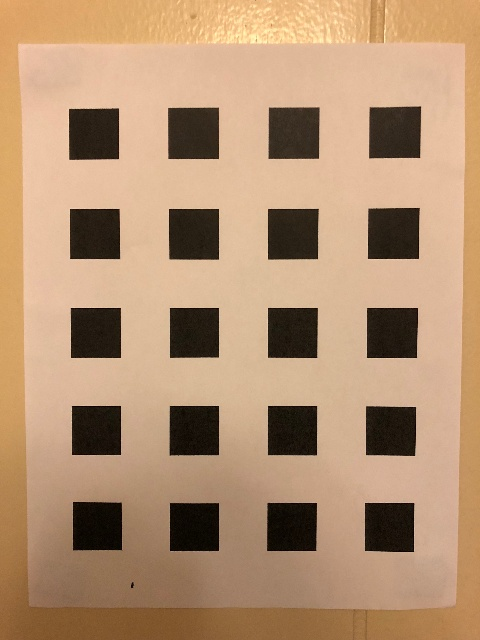
#> input picture HW08/Dataset2/Pic_13.jpg, 480 x 640 px, found by its file name; its folder holds 5 pictures in this run
$ python hw08.py
#> lines starting #> are read from the running program, lines starting #| are printed output that depends on the picture; after the words box and inside, x2 and y2 are one past the last pixel; in counts of white or black regions, pixels touching at a corner belong together
import cv2, os
import numpy as np
from scipy import optimize
path = '../Users/rmahfuz/Desktop/661/HW08/'
#====================================================================================================
def homogeneous_from_polar(x):
    pt1 = [x[0]*np.cos(x[1]), x[0]*np.sin(x[1]), 1.0]
    pt2 = [pt1[0]+100*np.sin(x[1]), pt1[1]-100*np.cos(x[1]), 1.0]
    return np.cross(pt1, pt2)
#====================================================================================================
def gen_world_corners():
    world_cor = []
    x_li = [0, 1, 2, 3, 4, 5, 6, 7]
    y_li = [0, 1, 2, 3, 4, 5, 6, 7, 8, 9]
    for j in range(10):
        for i in range(8):
            world_cor.append((x_li[i], y_li[j]))
    #print('world_cor = ', world_cor)
    return world_cor
#====================================================================================================
def find_corners(fileName):
    #print('fileName = ', fileName)
#> called with fileName = 'Pic_13.jpg'
    color_img = cv2.imread(path + 'Dataset2/' + fileName)
#> color_img is the input picture: shape (640, 480, 3); mean B, G, R 114.2, 145.6, 179.4
    img = cv2.cvtColor(color_img, cv2.COLOR_BGR2GRAY)
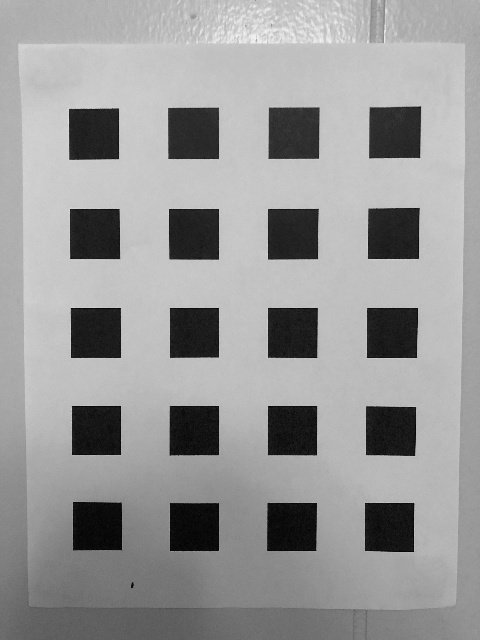
#> img: shape (640, 480); min 1, max 244, mean 152.1
    #Finding edges----------------------------
    edges = cv2.Canny(img, 255*1.5, 255)
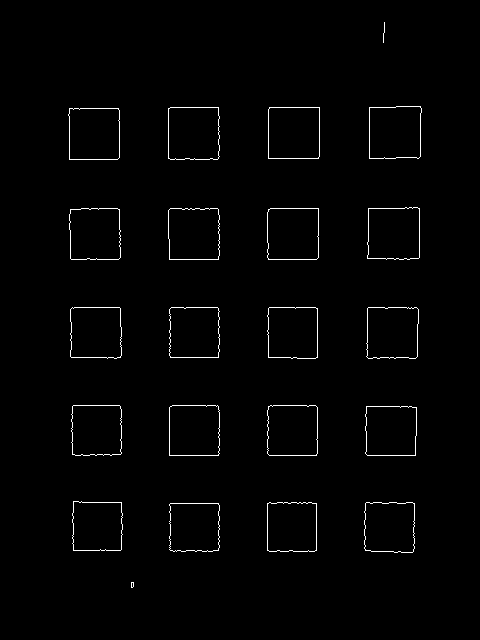
#> edges: shape (640, 480); 1.3% white in thin lines or dots, all inside (x1, y1, x2, y2) = (68, 22, 422, 588)
    cv2.imwrite(path + 'edges/' + fileName, edges)
    #Finding lines----------------------------
    lines = cv2.HoughLines(edges, 1, np.pi/180, 50)
#> lines = 43 rows, first 8: [423, 0.0175], [307, 1.57], [455, 1.57], [208, 1.57], [357, 1.57], [259, 1.57], [405, 1.57], [218, 0]
    lines = list(map(lambda x: x[0], lines))
#> lines = 43 pairs, first value -364 to 550, second value 0 to 3.12
    #Removing duplicate lines
    idx = 0
    to_del = []
    for i in lines:
        for j in lines[idx+1:]:
            #print(abs(i[0] - j[0]))
            if abs(i[0] - j[0]) < 15 and abs(i[1] - j[1]) < 1:
                #print('removed {}'.format(i))
                to_del.append(idx)
        idx += 1
#> this loop made 43 passes
#> i on passes 1 to 12: [423, 0.0175], [307, 1.57], [455, 1.57], [208, 1.57], [357, 1.57], [259, 1.57], [405, 1.57], [218, 0], [268, 0], [107, 1.57], [169, 0], [317, 0]
#> after the loop, idx = 43; to_del = 29 values from 0 to 35
    #print('to_del = ', to_del)
    all_idx = list(range(len(lines)))
#> all_idx = 43 values from 0 to 42
    lines = np.array(lines)
    new_lines = lines[list(set(all_idx)-set(to_del))]
#> new_lines = 22 rows, first 8: [307, 1.57], [357, 1.57], [405, 1.57], [218, 0], [550, 1.57], [119, 0], [500, 1.59], [-64, 3.12]
    lines = new_lines
#> lines has the same summary as new_lines
    #print(lines)
    lines_img = color_img.copy()
    for line in lines:
        #print('line = ', line)
        r = line[0]
        theta = line[1]
        x = np.cos(theta)
        y = np.sin(theta)
        x0 = r*x
        y0 = r*y
        x1 = int(x0 + 1000*(-1*np.sin(theta)))
        y1 = int(y0 + 1000*np.cos(theta))
        x2 = int(x0 - 1000*(-1*np.sin(theta)))
        y2 = int(y0 - 1000*np.cos(theta))
        cv2.line(lines_img, (x1,y1), (x2,y2), (255, 0, 0), 1)
#> this loop made 22 passes
#> (r, theta, x, y, x0, y0, x1, y1) on passes 1 to 12: (307, 1.57, -4.37e-08, 1, -1.34e-05, 307, -1000, 306), (357, 1.57, -4.37e-08, 1, -1.56e-05, 357, -1000, 356), (405, 1.57, -4.37e-08, 1, -1.77e-05, 405, -1000, 404), (218, 0, 1, 0, 218, 0, 218, 1000), (550, 1.57, -4.37e-08, 1, -2.4e-05, 550, -1000, 549), (119, 0, 1, 0, 119, 0, 119, 1000), (500, 1.59, -0.0175, 1, -8.73, 499.9, -1008, 482), (-64, 3.12, -1, 0.0175, 63.99, -1.12, 46, -1000), (325, 0.0175, 1, 0.0175, 325, 5.67, 307, 1005), (163, 1.55, 0.0175, 1, 2.84, 163, -997, 180), (-115, 3.12, -1, 0.0175, 115, -2.01, 97, -1001), (72, 0, 1, 0, 72, 0, 72, 1000)
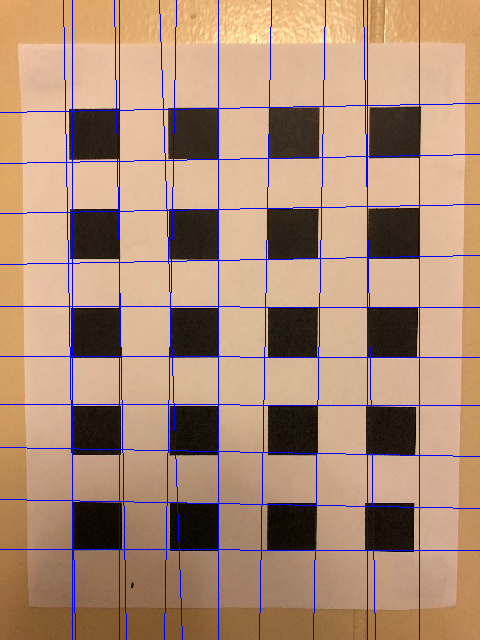
#> lines_img: shape (640, 480, 3); 3.96% of pixels changed, all inside (x1, y1, x2, y2) = (0, 0, 480, 640)
    cv2.imwrite(path + 'lines/' + fileName, lines_img)
    #cv2.imshow('lines', lines_img)
    #Finding corners----------------------------
    horizontal = []; vertical = []
    idx = 0; h_idx = []; v_idx = []
    for line in lines:
        #print(idx, ') line = ', line)
        if abs(line[1]-(np.pi/2)) < (np.pi/4):
            horizontal.append(line)
            h_idx.append(idx)
        else:
            vertical.append(line)
            v_idx.append(idx)
        idx += 1
#> this loop made 22 passes
#> line on passes 1 to 12: [307, 1.57], [357, 1.57], [405, 1.57], [218, 0], [550, 1.57], [119, 0], [500, 1.59], [-64, 3.12], [325, 0.0175], [163, 1.55], [-115, 3.12], [72, 0]
#> after the loop, h_idx = [0, 1, 2, 4, 6, 9, 13, 15, 16, 19]; horizontal = [[307, 1.57], [357, 1.57], [405, 1.57], [550, 1.57], [500, 1.59], [163, 1.55], [264, 1.55], [213, 1.55], [448, 1.59], [112, 1.55]]; idx = 22; v_idx = [3, 5, 7, 8, 10, 11, 12, 14, 17, 18, 20, 21]; vertical = [[218, 0], [119, 0], [-64, 3.12], [325, 0.0175], [-115, 3.12], [72, 0], [367, 0], [176, 0.0175], [271, 0.0175], [419, 0], [-160, 3.11], [-364, 3.12]]
    assert(len(horizontal) + len(vertical) == len(lines)) #make sure all lines are classified
    #assert(len(horizontal) == 10 and len(vertical) == 8)
    horizontal = sorted(horizontal, key = lambda x: x[0]*np.sin(x[1]))
#> horizontal = [[112, 1.55], [163, 1.55], [213, 1.55], [264, 1.55], [307, 1.57], [357, 1.57], [405, 1.57], [448, 1.59], [500, 1.59], [550, 1.57]]
    vertical = sorted(vertical, key = lambda x: x[0]*np.cos(x[1]))
#> vertical = [[-64, 3.12], [72, 0], [-115, 3.12], [119, 0], [-160, 3.11], [176, 0.0175], [218, 0], [271, 0.0175], [325, 0.0175], [-364, 3.12], [367, 0], [419, 0]]

    corners = []
    for hline in horizontal:
        hc_horiz = homogeneous_from_polar(hline)
        for vline in vertical:
            hc_vert = homogeneous_from_polar(vline)
            corner = np.cross(hc_horiz, hc_vert)
            corner /= corner[2]
            corners.append(corner)
#> this loop made 10 passes
#> (hline, hc_horiz) on passes 1 to 10: ([112, 1.55], [1.75, 99.98, -11200]), ([163, 1.55], [1.75, 99.98, -16300]), ([213, 1.55], [1.75, 99.98, -21300]), ([264, 1.55], [1.75, 99.98, -26400]), ([307, 1.57], [-4.37e-06, 100, -30700]), ([357, 1.57], [-4.37e-06, 100, -35700]), ([405, 1.57], [-4.37e-06, 100, -40500]), ([448, 1.59], [-1.75, 99.98, -44800]), ([500, 1.59], [-1.75, 99.98, -50000]), ([550, 1.57], [-4.37e-06, 100, -55000])
#> after the loop, corners = 120 items, first 6: [65.94, 110.9, 1], [72, 110.8, 1], [116.9, 110, 1], [119, 109.9, 1], [163.9, 109.2, 1], [174.1, 109, 1]
    #print('corners = ', corners)
    corners_img = color_img.copy()
    #---------------------------------------------
    #removing redundant corners:
    #new_corners = list(map(lambda x: tuple(x), corners));
    if fileName == 'Pic_13.jpg' or fileName == 'pic_13.jpg':
        new_corners=list(map(lambda x: tuple(x),corners))
#> new_corners = 120 items, first 6: (65.94, 110.9, 1), (72, 110.8, 1), (116.9, 110, 1), (119, 109.9, 1), (163.9, 109.2, 1), (174.1, 109, 1)
        #print('len(new_corners) = ',len(new_corners))
        for i in range(len(corners)):
            for j in range(i+1,len(corners)):
                if (abs(corners[i][0]-corners[j][0]) <=20 and abs(corners[i][1]-corners[j][1]) <=20):
                    if tuple(corners[i]) in new_corners:
                        new_corners.remove(tuple(corners[i]))
#> this loop made 120 passes
#> after the loop, new_corners = 80 items, first 6: (72, 110.8, 1), (119, 109.9, 1), (174.1, 109, 1), (218, 108.2, 1), (269.2, 107.3, 1), (323.2, 106.4, 1)

        #print('len(new_corners) = ',len(new_corners))
        corners = list(set(new_corners))
#> corners = 80 items, first 6: (119, 357, 1), (119, 450.1, 1), (419, 550, 1), (171.5, 261, 1), (367, 506.5, 1), (72, 550, 1)
        corners = sorted(corners, key=lambda x:x[1])
#> corners = 80 items, first 6: (419, 104.7, 1), (367, 105.6, 1), (323.2, 106.4, 1), (269.2, 107.3, 1), (218, 108.2, 1), (174.1, 109, 1)
    #------------------------------------------------
    idx=0
    #print('len(corners) =', len(corners))
    #print('corners = ',corners)
    for corner in corners:
        idx += 1
        pt = tuple(map(int, corner))[:2]
        cv2.circle(img = corners_img, center = pt, radius = 1, color = (0, 0, 255))
        cv2.putText(img = corners_img, text = str(idx), org = pt, fontFace = cv2.FONT_HERSHEY_SIMPLEX, fontScale = 0.3, color = (0, 0, 255))
#> this loop made 80 passes
#> (corner, pt) on passes 1 to 12: ((419, 104.7, 1), (419, 104)), ((367, 105.6, 1), (367, 105)), ((323.2, 106.4, 1), (323, 106)), ((269.2, 107.3, 1), (269, 107)), ((218, 108.2, 1), (218, 108)), ((174.1, 109, 1), (174, 108)), ((119, 109.9, 1), (119, 109)), ((72, 110.8, 1), (72, 110)), ((419, 155.7, 1), (419, 155)), ((367, 156.6, 1), (367, 156)), ((322.3, 157.4, 1), (322, 157)), ((268.3, 158.3, 1), (268, 158))
#> corner on passes 33, 34, 36, 39, 40, 41: (72, 307, 1), (119, 307, 1), (218, 307, 1), (367, 307, 1), (419, 307, 1), (72, 357, 1)
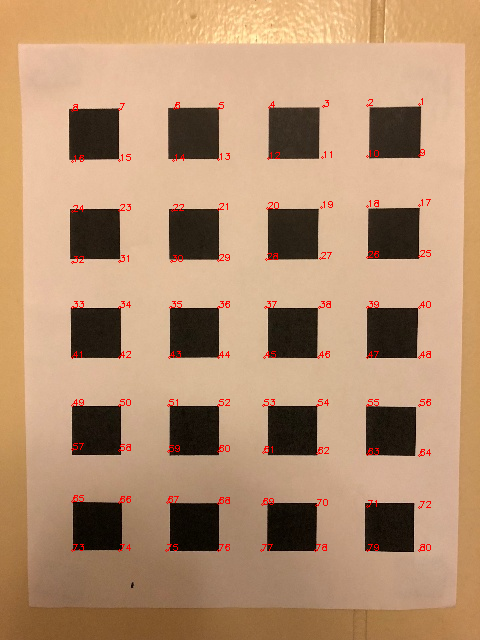
#> corners_img: shape (640, 480, 3); 0.83% of pixels changed, all inside (x1, y1, x2, y2) = (71, 98, 431, 552)
#> after the loop, idx = 80
    cv2.imwrite(path + 'corners/' + fileName, corners_img)
    #print(idx)
    return corners
#====================================================================================================
# [103 lines left out: functions find_result, find_homography, find_omega, find_k, get_extrinsic, rodr and 1 more, not called in this run]
#=======================================================================================================
def main():
    world_corners = gen_world_corners()
    img13_corners=find_corners('Pic_13.jpg')
#> img13_corners has the same summary as corners in find_corners
    #image 13 is the fixed image in both datasets
    H = [] #list of homographies
    fn_list = []
    #for i in [1,2,3,4,6,13,15,17,29,33,34,35,36,38]:
    #   fn_list.append('Pic_{}.jpg'.format(i))
    for i in [2,8,11,12,13]:
        fn_list.append('Pic_{}.jpg'.format(i))
    fn_list = np.array(fn_list)
    for fileName in fn_list:
        img = cv2.imread(path + 'Dataset2/' + fileName)
        corners = find_corners(fileName)
        def switch(x):
            return (x[1], x[0])
        switched_corners = list(map(switch, corners))
        switched_world_corners = list(map(lambda x: (x[1], x[0]), world_corners))
        h = find_homography(switched_corners, switched_world_corners) #from world to pixels
        #print('h = ' , h)
        if fileName != 'Pic_13.jpg' and fileName != 'pic_13.jpg':
            H.append(np.linalg.pinv(h))

    H = np.array(H)
    omega = find_omega(H)
    K = find_k(omega)
    #finding intrinsic parameters for img 13
    (r1, r2, r3, t) = get_extrinsic(K, H[3]) #for pic 13
    P_13 = np.vstack((r1, r2, r3, t)).T #3x4
    P_13 = np.matmul(K, P_13) #3x4

    #K = np.array([[943.53,1.77,319.8], [0,942.89,235.3], [0,0,1]])
    '''#Checking if homography is correct:
    blank = np.zeros((640,480,3),dtype='uint8') #completely blacked out
    pts1       = np.array([[0   ,0   ], [0,640    ], [480,640  ], [480,0    ]], dtype = float)
    cv2.imwrite(path + 'result4.jpg', find_result(blank, img, pts1, np.linalg.pinv(h)))'''
    #---------------Without LM---------------------------
    idx = 0
    P_long = [K]; corners_long = []
    #for i in [1,2,3,4,6,15,17,29,33,34,35,36,38]:
    for i in [2,8,11,12]:
        img = cv2.imread(path + 'Dataset2/' + 'pic_{}.jpg'.format(i))
        corners = find_corners('pic_{}.jpg'.format(i)) #corners of this picture
        (r1, r2, r3, t) = get_extrinsic(K, H[idx]) #getting extrinsic params for i-th picture
        P = np.vstack((r1, r2, r3, t)).T #3x4
        P = np.matmul(K, P) #3x4
        R = np.vstack(r1,r2,r3).T
        (w,phi) = rodr(R)
        P_long.extend(R); P_long.extend(t)
        corners_long.append(corners)
        euclid_unopt = []; euclid_opt = []
        #Projection:
        for j in range(80):
            #print('corners[j] = ', corners[j])
            cam_cor = np.matmul(P, [world_corners[j][0], world_corners[j][1], 0, 1]) #3x1
            cam_cor /= cam_cor[2]
            actual_c = (int(corners[j][0]), int(corners[j][1]))

            c_c = (int(cam_cor[1]), int(cam_cor[0]))


            cv2.circle(img = img, center = c_c, radius = 1, color = (0, 0, 255))
            cv2.putText(img = img, text = str(j+1), org = c_c, fontFace = cv2.FONT_HERSHEY_SIMPLEX,
                        fontScale = 0.3, color = (0,0,255))
            cv2.circle(img = img, center = actual_c, radius = 1, color = (0,255,0))
            cv2.putText(img = img, text = str(j+1), org = actual_c, fontFace = cv2.FONT_HERSHEY_SIMPLEX,
                        fontScale = 0.3, color = (0,255,0))
        cv2.imwrite(path + 'projection/' + 'pic_{}.jpg'.format(i), img)
        idx += 1
    #-------------------------With LM---------------------------
    def fun(P):
        return np.linalg.norm(corners_long.flatten() - P_long)
    P1 = optimize.root(fun, P, method='lm').x
    idx = 1
    for i in [2,8,11,12]:
        w = P1[idx+1:idx+3]
        t = P1[idx+4:idx+6]
        R = anti_rodr(w,phi)
        P_optimized = np.vstack(R,t).T
        idx += 6
        img = cv2.imread(path + 'Dataset2/' + 'pic_{}.jpg'.format(i))
        corners = find_corners('pic_{}.jpg'.format(i)) #corners of this picture
        (r1, r2, r3, t) = get_extrinsic(K, H[idx]) #getting extrinsic params for i-th picture
        P = np.vstack((r1, r2, r3, t)).T #3x4
        P = np.matmul(K, P) #3x4
        R = np.vstack(r1,r2,r3).T
        euclid_unopt = []; euclid_opt = []
        #Projection:
        for j in range(80):
            #print('corners[j] = ', corners[j])
            cam_cor = np.matmul(P, [world_corners[j][0], world_corners[j][1], 0, 1]) #3x1
            cam_cor /= cam_cor[2]

            optimized_cam_cor=np.matmul(P_optimized, [world_corners[j][0], world_corners[j][1], 0, 1])
            actual_c = (int(corners[j][0]), int(corners[j][1]))

            c_c = (int(cam_cor[1]), int(cam_cor[0]))
            o_c = (int(optimized_cam_cor[0]), int(optimized_cam_cor[1]))


            cv2.circle(img = img, center = c_c, radius = 1, color = (0, 0, 255))
            cv2.putText(img = img, text = str(j+1), org = c_c, fontFace = cv2.FONT_HERSHEY_SIMPLEX,
                        fontScale = 0.3, color = (0,0,255))
            cv2.circle(img = img, center = actual_c, radius = 1, color = (0,255,0))
            cv2.putText(img = img, text = str(j+1), org = actual_c, fontFace = cv2.FONT_HERSHEY_SIMPLEX,
                        fontScale = 0.3, color = (0,255,0))
            cv2.circle(img = img, center = o_c, radius = 1, color = (255, 0, 0))
            cv2.putText(img = img, text = str(j), org = o_c, fontFace = cv2.FONT_HERSHEY_SIMPLEX, fontScale = 0.3, color = (255, 0, 0))

            #print('actual = {}, unoptimized = {}, optimized = {}, norm = {}'.format(corners[j][:2],cam_cor[:2], optimized_cam_cor[:2],np.linalg.norm(corners[j][:2]-cam_cor[:2])))
            euclid_unopt.append(np.linalg.norm(corners[j][:2]-[cam_cor[1],cam_cor[0]]))
            euclid_opt.append(np.linalg.norm(corners[j][:2]-optimized_cam_cor[:2]))

        print('\n\nFor image ', i)
        #print('euclid_unopt = ', euclid_unopt)
        print('Mean of euclidean distance between unoptimized corners and actual corners = ',
              np.mean(euclid_unopt))
        print('Variance of euclidean distance between unoptimized corners and actual corners = ',
              np.var(euclid_unopt))
        print('Mean of euclidean distance between optimized corners and actual corners = ',
              np.mean(euclid_opt))
        print('Variance of euclidean distance between optimized corners and actual corners = ',
              np.var(euclid_opt))
        cv2.imwrite(path + 'projection/' + 'pic_{}_lm.jpg'.format(i), img)
#=======================================================================================================
if __name__ == '__main__':
#> (the run stopped early here; a loop or call above may not have finished)
